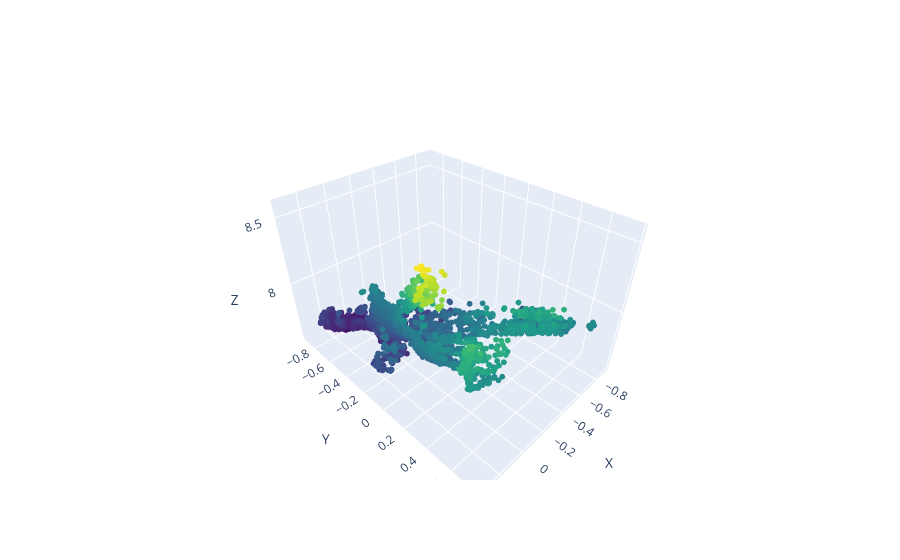
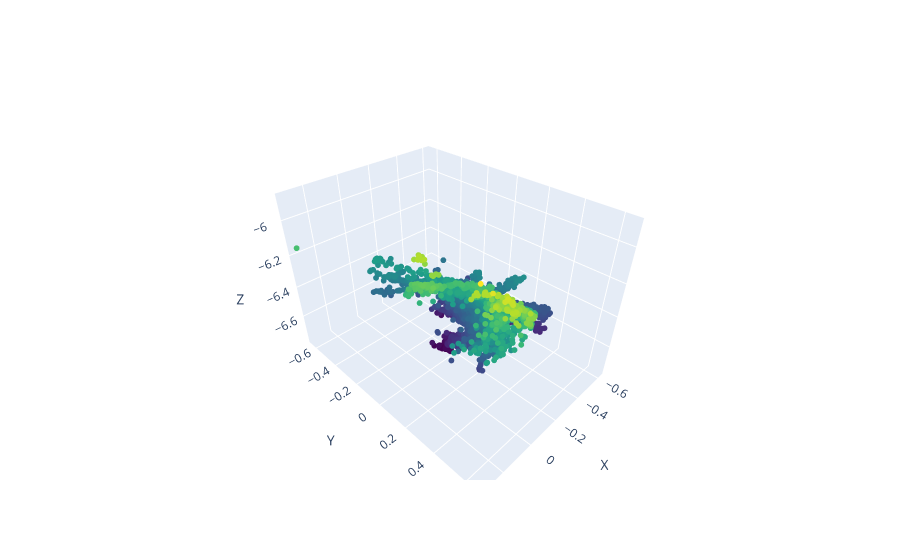

Notebook code for these charts, in order:
### Code cell
for pts in pts_cloud:
    plot_model(pts)

### Figure 1 — Plotly figure (JSON) as saved in the notebook; plotly's stock layout.template omitted (floating-point values rounded to 4 significant figures; data arrays with more than 128 entries replaced by an {"elided": "..."} marker saying what was removed)
{"data": [{"marker": {"color": {"elided": "4458 float values"}, "colorscale": [[0, "#440154"], [0.1111, "#482878"], [0.2222, "#3e4989"], [0.3333, "#31688e"], [0.4444, "#26828e"], [0.5556, "#1f9e89"], [0.6667, "#35b779"], [0.7778, "#6ece58"], [0.8889, "#b5de2b"], [1, "#fde725"]], "size": 2}, "mode": "markers", "type": "scatter3d", "x": {"elided": "4458 float values"}, "y": {"elided": "4458 float values"}, "z": {"elided": "4458 float values"}}], "layout": {"scene": {"xaxis": {"title": {"text": "X"}}, "yaxis": {"title": {"text": "Y"}}, "zaxis": {"title": {"text": "Z"}}}}}

### Figure 2 — Plotly figure (JSON) as saved in the notebook; plotly's stock layout.template omitted (floating-point values rounded to 4 significant figures; data arrays with more than 128 entries replaced by an {"elided": "..."} marker saying what was removed)
{"data": [{"marker": {"color": {"elided": "7207 float values"}, "colorscale": [[0, "#440154"], [0.1111, "#482878"], [0.2222, "#3e4989"], [0.3333, "#31688e"], [0.4444, "#26828e"], [0.5556, "#1f9e89"], [0.6667, "#35b779"], [0.7778, "#6ece58"], [0.8889, "#b5de2b"], [1, "#fde725"]], "size": 2}, "mode": "markers", "type": "scatter3d", "x": {"elided": "7207 float values"}, "y": {"elided": "7207 float values"}, "z": {"elided": "7207 float values"}}], "layout": {"scene": {"xaxis": {"title": {"text": "X"}}, "yaxis": {"title": {"text": "Y"}}, "zaxis": {"title": {"text": "Z"}}}}}
